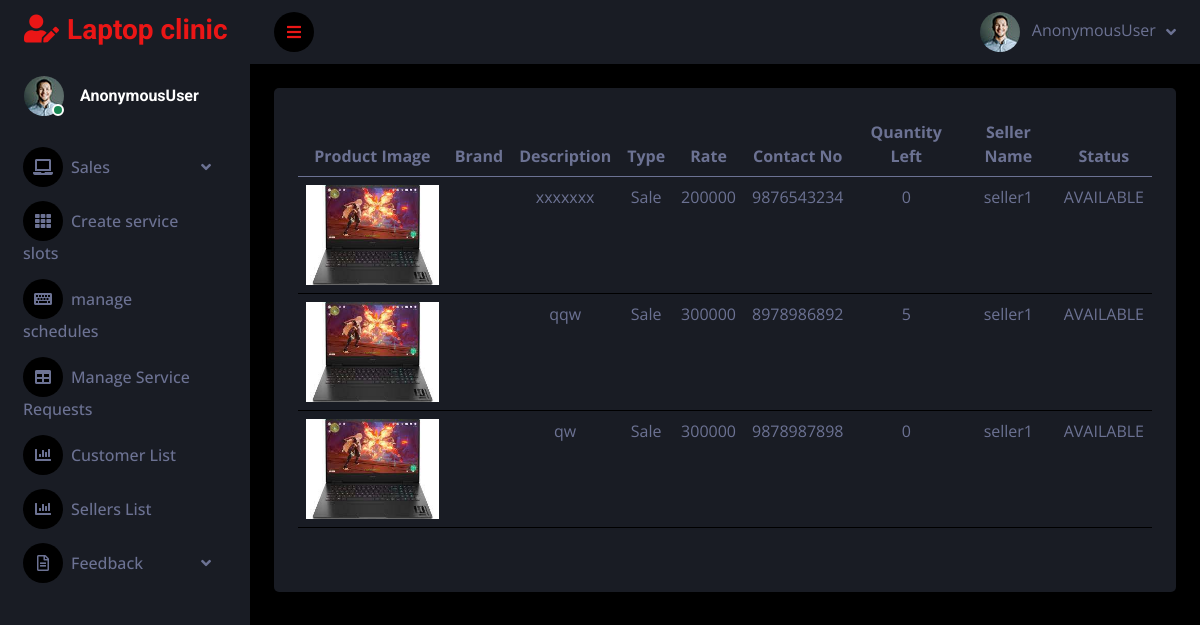
Page /adm_view_items on the committed database.
### service_app/models.py (models this page shows)
class Sales_add(models.Model):
    data= [
        ('Laptop', 'Laptop'),
        ('Tablets', 'Tablets'),
    ]
    TYPE = [
        ('Sale', 'Sale'),
        ('Rental', 'Rental'),
    ]
    user = models.ForeignKey(Login_view, on_delete=models.CASCADE)
    item = models.CharField(max_length=50, choices=data)
    type = models.CharField(max_length=50, choices=TYPE)
    location = models.CharField(max_length=50)
    description= models.TextField()
    rate = models.CharField(max_length=10)
    contact_no = models.CharField(max_length=100)
    pic = models.FileField(upload_to='pic/')
    status1 = models.BooleanField(default=0)
    quantity = models.PositiveIntegerField(default=0)

class Login_view(AbstractUser):
    is_customer = models.BooleanField(default=False)
    is_seller = models.BooleanField(default=False)

### service_app/admin_views.py (the view)
# urls.py: path('adm_view_items',admin_views.adm_view_items,name='adm_view_items'),
def adm_view_items(request):
    data=Sales_add.objects.all()
    return render(request,'admin/new.html',{'data':data})

### templates/admin/new.html
{% extends "admin_dash.html" %}
{% block content %}
<div class="table-responsive">
    <table class="table">
        <thead>
            <tr>
                <th>Product Image</th>
                <th>Brand</th>
                <th>Description</th>
                <th>Type</th>
                <th>Rate</th>
                <th>Contact No</th>
                <th>Quantity Left</th>
                <th>Seller Name</th>
                <th>Status</th>
            </tr>
        </thead>
        <tbody>
            {% for sales_rental in data %}
            <tr>
                <td><img src="{{ sales_rental.pic.url }}" height="100px" alt="Product Image"></td>
                <td>{{ sales_rental.brand }}</td>
                <td>{{ sales_rental.description }}</td>
                <td>{{ sales_rental.get_type_display }}</td>
                <td>{{ sales_rental.rate }}</td>
                <td>{{ sales_rental.contact_no }}</td>
                <td>{{ sales_rental.quantity }}</td>
                <td>{{ sales_rental.user }}</td>
                <td>{% if sales_rental.status1 == 0 %}AVAILABLE{% elif sales_rental.status1 == 1 %}<span style="color: red;">OUT OF STOCK</span>{% endif %}</td>
            </tr>
            {% endfor %}
        </tbody>
    </table>
</div>
{% endblock %}

### static/dash/dash/css/style.css (style rules this page uses)
:root { --primary: #EB1616; --secondary: #191C24; --light: #6C7293; --dark: #000000; }

### rows in the picture
Sales_add: pic (picture), description "xxxxxxx", type "Sale", rate "200000", contact_no "9876543234", quantity "0", user "seller1", status1 "AVAILABLE"
Sales_add: pic (picture), description "qqw", type "Sale", rate "300000", contact_no "8978986892", quantity "5", user "seller1", status1 "AVAILABLE"
Sales_add: pic (picture), description "qw", type "Sale", rate "300000", contact_no "9878987898", quantity "0", user "seller1", status1 "AVAILABLE"

### other values in the picture
{{ request.user }} "AnonymousUser"
